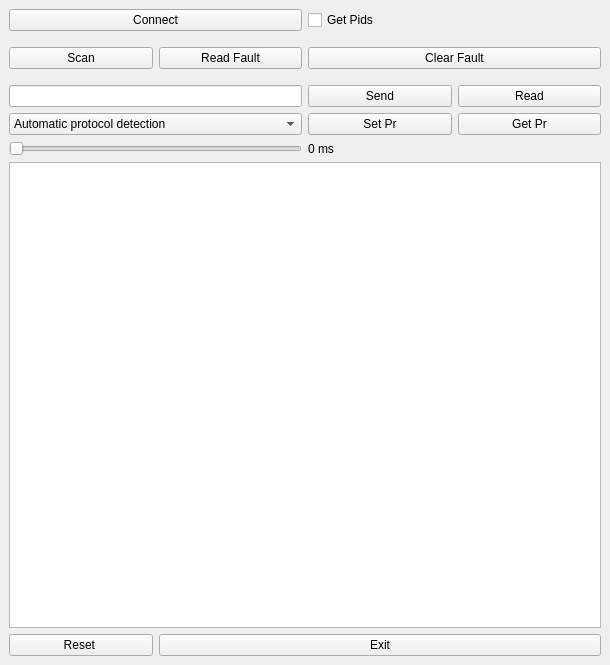
<?xml version="1.0" encoding="UTF-8"?>
<ui version="4.0">
 <class>MainWindow</class>
 <widget class="QMainWindow" name="MainWindow">
  <property name="geometry">
   <rect>
    <x>0</x>
    <y>0</y>
    <width>610</width>
    <height>665</height>
   </rect>
  </property>
  <property name="windowTitle">
   <string>MainWindow</string>
  </property>
  <widget class="QWidget" name="centralwidget">
   <layout class="QGridLayout" name="gridLayout">
    <item row="0" column="0">
     <layout class="QVBoxLayout" name="verticalLayout">
      <item>
       <layout class="QGridLayout" name="gridLayout_2">
        <item row="13" column="3">
         <widget class="QPushButton" name="pushGetProtocol">
          <property name="text">
           <string>Get Pr</string>
          </property>
         </widget>
        </item>
        <item row="11" column="2">
         <widget class="QPushButton" name="pushSend">
          <property name="maximumSize">
           <size>
            <width>16777215</width>
            <height>16777215</height>
           </size>
          </property>
          <property name="text">
           <string>    Send    </string>
          </property>
         </widget>
        </item>
        <item row="11" column="3">
         <widget class="QPushButton" name="pushRead">
          <property name="text">
           <string>Read</string>
          </property>
         </widget>
        </item>
        <item row="7" column="1">
         <widget class="QPushButton" name="pushReadFault">
          <property name="minimumSize">
           <size>
            <width>0</width>
            <height>0</height>
           </size>
          </property>
          <property name="maximumSize">
           <size>
            <width>16777215</width>
            <height>16777215</height>
           </size>
          </property>
          <property name="text">
           <string>Read Fault</string>
          </property>
         </widget>
        </item>
        <item row="13" column="2">
         <widget class="QPushButton" name="pushSetProtocol">
          <property name="text">
           <string>Set Pr</string>
          </property>
         </widget>
        </item>
        <item row="7" column="2" colspan="2">
         <widget class="QPushButton" name="pushClearFault">
          <property name="text">
           <string>Clear Fault</string>
          </property>
         </widget>
        </item>
        <item row="8" column="1" colspan="3">
         <spacer name="verticalSpacer">
          <property name="orientation">
           <enum>Qt::Vertical</enum>
          </property>
          <property name="sizeType">
           <enum>QSizePolicy::Fixed</enum>
          </property>
          <property name="sizeHint" stdset="0">
           <size>
            <width>20</width>
            <height>10</height>
           </size>
          </property>
         </spacer>
        </item>
        <item row="6" column="1" colspan="3">
         <spacer name="verticalSpacer_2">
          <property name="orientation">
           <enum>Qt::Vertical</enum>
          </property>
          <property name="sizeType">
           <enum>QSizePolicy::Fixed</enum>
          </property>
          <property name="sizeHint" stdset="0">
           <size>
            <width>20</width>
            <height>10</height>
           </size>
          </property>
         </spacer>
        </item>
        <item row="5" column="2" colspan="2">
         <widget class="QCheckBox" name="checkSearchPids">
          <property name="enabled">
           <bool>true</bool>
          </property>
          <property name="sizePolicy">
           <sizepolicy hsizetype="Preferred" vsizetype="Preferred">
            <horstretch>0</horstretch>
            <verstretch>0</verstretch>
           </sizepolicy>
          </property>
          <property name="text">
           <string>Get Pids</string>
          </property>
          <property name="iconSize">
           <size>
            <width>32</width>
            <height>32</height>
           </size>
          </property>
          <property name="checked">
           <bool>false</bool>
          </property>
         </widget>
        </item>
        <item row="7" column="0">
         <widget class="QPushButton" name="pushScan">
          <property name="maximumSize">
           <size>
            <width>16777215</width>
            <height>16777215</height>
           </size>
          </property>
          <property name="text">
           <string>Scan</string>
          </property>
         </widget>
        </item>
        <item row="5" column="0" colspan="2">
         <widget class="QPushButton" name="pushConnect">
          <property name="maximumSize">
           <size>
            <width>16777215</width>
            <height>16777215</height>
           </size>
          </property>
          <property name="text">
           <string>Connect</string>
          </property>
         </widget>
        </item>
        <item row="11" column="0" colspan="2">
         <widget class="QLineEdit" name="sendEdit">
          <property name="sizePolicy">
           <sizepolicy hsizetype="Preferred" vsizetype="Preferred">
            <horstretch>0</horstretch>
            <verstretch>0</verstretch>
           </sizepolicy>
          </property>
         </widget>
        </item>
        <item row="13" column="0" colspan="2">
         <widget class="QComboBox" name="protocolCombo">
          <item>
           <property name="text">
            <string>Automatic protocol detection</string>
           </property>
          </item>
          <item>
           <property name="text">
            <string>SAE J1850 PWM (41.6 kbaud)</string>
           </property>
          </item>
          <item>
           <property name="text">
            <string>SAE J1850 VPW (10.4 kbaud)</string>
           </property>
          </item>
          <item>
           <property name="text">
            <string>ISO 9141-2 (5 baud init, 10.4 kbaud)</string>
           </property>
          </item>
          <item>
           <property name="text">
            <string>ISO 14230-4 KWP (5 baud init, 10.4 kbaud)</string>
           </property>
          </item>
          <item>
           <property name="text">
            <string>ISO 14230-4 KWP (fast init, 10.4 kbaud)</string>
           </property>
          </item>
          <item>
           <property name="text">
            <string>ISO 15765-4 CAN (11 bit ID, 500 kbaud)</string>
           </property>
          </item>
          <item>
           <property name="text">
            <string>ISO 15765-4 CAN (29 bit ID, 500 kbaud)</string>
           </property>
          </item>
          <item>
           <property name="text">
            <string>ISO 15765-4 CAN (11 bit ID, 250 kbaud)</string>
           </property>
          </item>
          <item>
           <property name="text">
            <string>ISO 15765-4 CAN (29 bit ID, 250 kbaud)</string>
           </property>
          </item>
          <item>
           <property name="text">
            <string>SAE J1939 CAN (29 bit ID, 250* kbaud)</string>
           </property>
          </item>
          <item>
           <property name="text">
            <string>User1 CAN (11* bit ID, 125* kbaud)</string>
           </property>
          </item>
          <item>
           <property name="text">
            <string>User2 CAN (11* bit ID, 50* kbaud)</string>
           </property>
          </item>
         </widget>
        </item>
        <item row="18" column="0" colspan="4">
         <widget class="QTextBrowser" name="textTerminal">
          <property name="sizePolicy">
           <sizepolicy hsizetype="Preferred" vsizetype="Preferred">
            <horstretch>0</horstretch>
            <verstretch>0</verstretch>
           </sizepolicy>
          </property>
          <property name="minimumSize">
           <size>
            <width>0</width>
            <height>0</height>
           </size>
          </property>
         </widget>
        </item>
        <item row="19" column="0">
         <widget class="QPushButton" name="pushClear">
          <property name="maximumSize">
           <size>
            <width>16777215</width>
            <height>16777215</height>
           </size>
          </property>
          <property name="text">
           <string>Reset </string>
          </property>
         </widget>
        </item>
        <item row="19" column="1" colspan="3">
         <widget class="QPushButton" name="pushExit">
          <property name="maximumSize">
           <size>
            <width>16777215</width>
            <height>16777215</height>
           </size>
          </property>
          <property name="text">
           <string>Exit</string>
          </property>
         </widget>
        </item>
        <item row="14" column="0" colspan="2">
         <widget class="QSlider" name="intervalSlider">
          <property name="orientation">
           <enum>Qt::Horizontal</enum>
          </property>
         </widget>
        </item>
        <item row="14" column="2" colspan="2">
         <widget class="QLabel" name="labelInterval">
          <property name="text">
           <string>0 ms</string>
          </property>
         </widget>
        </item>
       </layout>
      </item>
     </layout>
    </item>
   </layout>
  </widget>
 </widget>
 <resources/>
 <connections/>
</ui>
